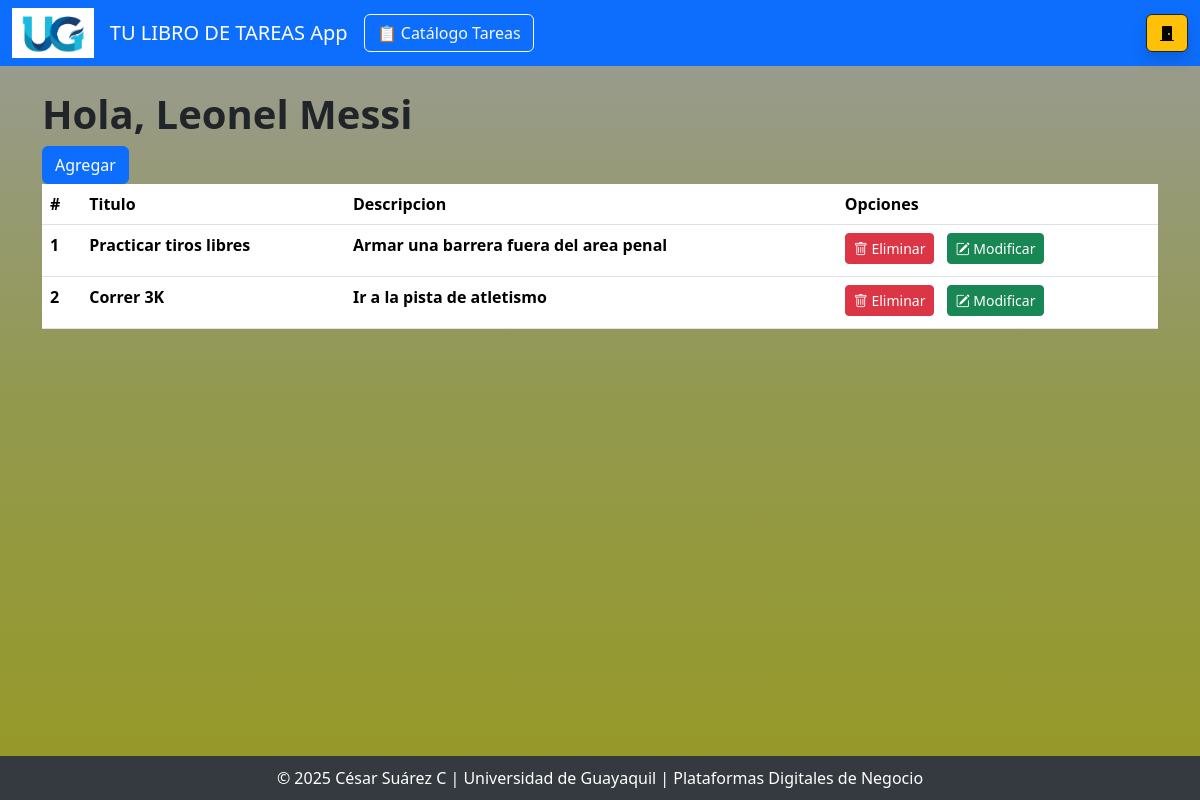
The page / (signed in) on the database its author committed.
### main.py (models this page shows)
class Usuario(UserMixin, db.Model):
    id = db.Column(db.Integer, primary_key=True)
    username = db.Column(db.String(150), nullable=False, unique=True)
    email = db.Column(db.String(150), unique=True)
    password = db.Column(db.String(150))
    is_admin = db.Column(db.Boolean, default=False)
    tareas = db.relationship('Tarea', backref='usuario', lazy=True)

class Tarea(db.Model):
    id = db.Column(db.Integer, primary_key=True, autoincrement=True)
    titulo = db.Column(db.String(100), nullable=False)
    descripcion = db.Column(db.Text)
    fecha_creacion = db.Column(db.DateTime, default=datetime.datetime.now())
    usuario_id = db.Column(db.Integer, db.ForeignKey('usuario.id'), nullable=False)

### main.py (the view)
@app.route("/")
@login_required
def tarea_read():
    tareas = Tarea.query.filter_by(usuario_id=current_user.id).all()
    return render_template("index.html",tareas=tareas, user = current_user)

### main.py (called while the page is built)
@login_manager.user_loader
def load_user(user_id):
    return Usuario.query.get(int(user_id))

### templates/index.html (shortened to what this page needs)
{% extends "base.html" %}
{%block contenido %}
<h1 class="animate__animated animate__bounce fw-bold">Hola, {{ user.username }}</h1>
<a href="tarea_add"><button class="btn btn-primary">Agregar</button></a><br>
<table class="table">
    <thead>
        <tr>
            <th scope="col">#</th>
            <th scope="col">Titulo</th>
            <th scope="col">Descripcion</th>
            <th scope="col">Opciones</th>
        </tr>
    </thead>
    <tbody>
        {% for t in tareas %}
        <tr>
            <th scope="col">{{t.id}}</th>
            <th scope="col">{{t.titulo}}</th>
            <th scope="col">{{t.descripcion}}</th>
            <th scope="col"><a href="tarea_delete/{{t.id}}"class="btn btn-danger btn-sm me-2 mb-1">
                    <i class="bi bi-trash"></i> Eliminar
                </a>
                <a href="tarea_update/{{t.id}}"class="btn btn-success btn-sm mb-1">
                    <i class="bi bi-pencil-square"></i> Modificar
                </a><br>
            </th>
        </tr>
        {% endfor %}
    </tbody>
</table>
{% endblock %}

### templates/base.html (style rules this page uses)
body { background: linear-gradient(to bottom, #9a9b99, #92994e, #979924); min-height: 100vh; display: flex; flex-direction: column; }

### rows shown on the page
Usuario: username "Leonel Messi"
Tarea: id "1", titulo "Practicar tiros libres", descripcion "Armar una barrera fuera del area penal"
Tarea: id "2", titulo "Correr 3K", descripcion "Ir a la pista de atletismo"
